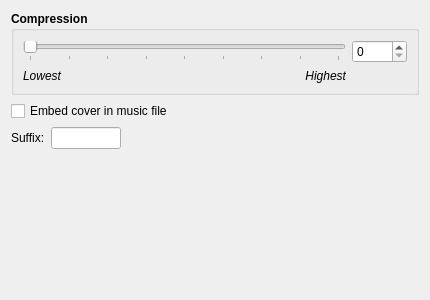
<?xml version="1.0" encoding="UTF-8"?>
<ui version="4.0">
 <class>FLACWidgetUI</class>
 <widget class="QWidget" name="FLACWidgetUI">
  <property name="geometry">
   <rect>
    <x>0</x>
    <y>0</y>
    <width>430</width>
    <height>300</height>
   </rect>
  </property>
  <property name="minimumSize">
   <size>
    <width>430</width>
    <height>300</height>
   </size>
  </property>
  <layout class="QGridLayout" name="gridLayout_2">
   <item row="0" column="0">
    <widget class="QGroupBox" name="groupBox">
     <property name="font">
      <font>
       <weight>75</weight>
       <bold>true</bold>
      </font>
     </property>
     <property name="title">
      <string>Compression</string>
     </property>
     <layout class="QGridLayout" name="gridLayout">
      <item row="0" column="0" colspan="3">
       <widget class="QSlider" name="horizontalSlider_compression">
        <property name="minimum">
         <number>0</number>
        </property>
        <property name="maximum">
         <number>8</number>
        </property>
        <property name="pageStep">
         <number>1</number>
        </property>
        <property name="orientation">
         <enum>Qt::Horizontal</enum>
        </property>
        <property name="tickPosition">
         <enum>QSlider::TicksBelow</enum>
        </property>
       </widget>
      </item>
      <item row="0" column="3">
       <widget class="QSpinBox" name="kintspinbox_compression">
        <property name="maximumSize">
         <size>
          <width>55</width>
          <height>16777215</height>
         </size>
        </property>
        <property name="font">
         <font>
          <weight>50</weight>
          <bold>false</bold>
         </font>
        </property>
        <property name="maximum">
         <number>8</number>
        </property>
       </widget>
      </item>
      <item row="1" column="0">
       <widget class="QLabel" name="label_lowest">
        <property name="font">
         <font>
          <weight>50</weight>
          <italic>true</italic>
          <bold>false</bold>
         </font>
        </property>
        <property name="text">
         <string>Lowest</string>
        </property>
       </widget>
      </item>
      <item row="1" column="1" colspan="2">
       <widget class="QLabel" name="label_highest">
        <property name="font">
         <font>
          <weight>50</weight>
          <italic>true</italic>
          <bold>false</bold>
         </font>
        </property>
        <property name="text">
         <string>Highest</string>
        </property>
        <property name="alignment">
         <set>Qt::AlignRight|Qt::AlignTrailing|Qt::AlignVCenter</set>
        </property>
       </widget>
      </item>
     </layout>
    </widget>
   </item>
   <item row="2" column="0">
    <layout class="QHBoxLayout" name="horizontalLayout">
     <item>
      <widget class="QLabel" name="label_suffix">
       <property name="sizePolicy">
        <sizepolicy hsizetype="Preferred" vsizetype="Fixed">
         <horstretch>0</horstretch>
         <verstretch>0</verstretch>
        </sizepolicy>
       </property>
       <property name="text">
        <string>Suffix:</string>
       </property>
      </widget>
     </item>
     <item>
      <widget class="QLineEdit" name="qlineedit_suffix">
       <property name="sizePolicy">
        <sizepolicy hsizetype="Fixed" vsizetype="Fixed">
         <horstretch>30</horstretch>
         <verstretch>0</verstretch>
        </sizepolicy>
       </property>
       <property name="maximumSize">
        <size>
         <width>70</width>
         <height>16777215</height>
        </size>
       </property>
      </widget>
     </item>
     <item>
      <spacer name="horizontalSpacer">
       <property name="orientation">
        <enum>Qt::Horizontal</enum>
       </property>
       <property name="sizeHint" stdset="0">
        <size>
         <width>40</width>
         <height>20</height>
        </size>
       </property>
      </spacer>
     </item>
    </layout>
   </item>
   <item row="3" column="0">
    <spacer name="verticalSpacer">
     <property name="orientation">
      <enum>Qt::Vertical</enum>
     </property>
     <property name="sizeHint" stdset="0">
      <size>
       <width>20</width>
       <height>23</height>
      </size>
     </property>
    </spacer>
   </item>
   <item row="1" column="0">
    <widget class="QCheckBox" name="checkBox_embedcover">
     <property name="text">
      <string>Embed cover in music file</string>
     </property>
    </widget>
   </item>
  </layout>
 </widget>
 <customwidgets>
  <customwidget>
   <class>QLineEdit</class>
   <extends>QLineEdit</extends>
   <header>qlineedit.h</header>
  </customwidget>
  <customwidget>
   <class>QSpinBox</class>
   <extends>QSpinBox</extends>
   <header>knuminput.h</header>
  </customwidget>
 </customwidgets>
 <resources/>
 <connections/>
</ui>
